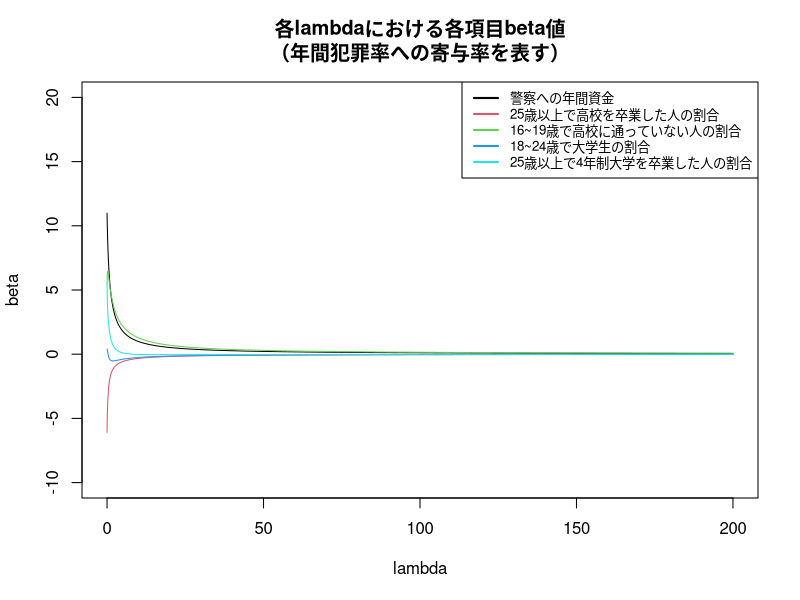

R code for this plot:
# Clear Working Memory
rm(list = ls())

# Setting Japanese font (for MacOSX)
# par(family= "HiraKakuProN-W3")

# Function for determining formula type
soft_th <- function(lambda, x) {
  # xの絶対値がlambdaの絶対値よりも小さいときは、0を返す。
  # xの絶対値がlambdaの絶対値よりも大きいときは、
  # 二者の絶対値の差に「xの元々の符号」を付けて返す。
  return(sign(x) * pmax(abs(x) - lambda, 0))
}

# Function for centralization
centralize <- function(X, y, standardize = TRUE) {
  X <- as.matrix(X) # DataFrame型の引数Xを行列型に変換。
  n <- nrow(X) # 行列Xの行数
  p <- ncol(X) # 行列Xの列数
  X_bar <- array(dim = p) # 行列Xの各列成分の平均値を格納する配列
  X_sd <- array(dim = p) # 行列Xの各列成分の標準偏差を格納する配列
  
  for (j in 1:p) {
    X_bar[j] <- mean(X[, j]) # 行列X第j列成分の平均値を計算。
    X[, j] <- (X[, j] - X_bar[j]) # 行列X第j列の各成分に対して平均値を引き算。
    X_sd[j] <- sqrt(var(X[, j])) # 行列X第j列成分の標準偏差を計算。
    
    if (standardize == TRUE) {
      X[, j] <- X[, j] / X_sd[j] # 正規化
    }
  }
  
  if (class(y) == "matrix") { # yが行列の時は、各列に対して各列成分平均値を引き算。
    K <- ncol(y)
    y_bar <- array(dim = K)
    
    for (k in 1:K) {
      y_bar[k] <- mean(y[, k])
      y[, k] <- y[, k] - y_bar[k]
    }
  } else { # yがベクトルの時は、ベクトル成分の平均値を各成分から引き算。
    y_bar <- mean(y)
    y <- y - y_bar
  }
  
  return(list(X = X, y = y, X_bar = X_bar, X_sd = X_sd, y_bar = y_bar))
}

# Function for elastic net
elastic_net <- function(X, y, lambda = 0, beta = rep(0, ncol(X)), alpha = 1) {
  n <- nrow(X) # データフレームXの行数
  p <- ncol(X) # データフレームXの列数
  
  res <- centralize(X, y) # 引数X, yを中心化。
  X <- res$X # 中心化されたX。
  y <- res$y # 中心化されたy。
  
  eps <- 1 # betaの収束判定用変数を1で初期化。
  beta_old <- beta # beta_oldを引数betaで初期化。
  
  # Elastic netのコアルーチン
  while (eps > 0.001) {
    for (j in 1:p) {
      r <- y - as.matrix(X[, -j]) %*% beta[-j]
      beta[j] <- soft_th(lambda * alpha, 
                         sum(r * X[, j]) / n) / (sum(X[, j] * X[, j]) / n + lambda * (1 - alpha))
    }
    eps <- max(abs(beta - beta_old))
    print(eps)
    beta_old <- beta
  }
  
  beta <- beta / res$X_sd # 各betaの成分を正規化する前の値に戻す
  beta_0 <- res$y_bar - sum(res$X_bar * beta) # Lassoの切片beta_0
  
  return(list(beta = beta, beta_0 = beta_0))
}

# Main routine
df <- read.table("crime.txt")
X <- df[, 3:7]
y <- df[, 1]

p <- ncol(X)
lambda_seq <- seq(0, 200, 0.1)

plot(lambda_seq, 
     xlim = c(0, 200),
     ylim = c(-10, 20), 
     xlab = "lambda",
     ylab = "beta", 
     main = "各lambdaにおける各項目beta値\n（年間犯罪率への寄与率を表す）",
     type = "n",
     col = "red")

r <- length(lambda_seq)
coef_seq <- array(dim = c(r, p)) # 各lambdaに対するbeta値を格納する配列

for (i in 1:r) {
  coef_seq[i, ] <- elastic_net(X, y, lambda_seq[i], alpha = 0)$beta
}

for (j in 1:p) {
  par(new = TRUE)
  lines(lambda_seq, coef_seq[, j], col = j)
}

legend("topright",
       legend = c("警察への年間資金",
                  "25歳以上で高校を卒業した人の割合",
                  "16~19歳で高校に通っていない人の割合", 
                  "18~24歳で大学生の割合", 
                  "25歳以上で4年制大学を卒業した人の割合"),
       col = 1:p, # 凡例中の線の色（プロットされている線の色と揃える）
       lwd = 2, # 凡例中の線の太さ
       cex = 0.8) # 凡例フォントの大きさ
